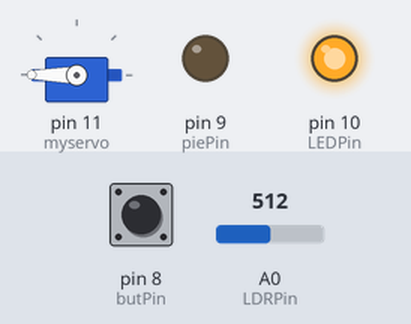
Simulated run of this sketch. Board: Arduino Uno, built with avr-gcc and run on an emulated ATmega328P. Parts: servo, output pins drawn as LEDs (lit = HIGH). The inputs (shaded band) are chosen by the test bench; at power-on: pin 8 (butPin) HIGH, A0 (LDRPin) = 512.

Above: at 1.2 s.
1.3 s: pin 8 (butPin) pulled LOW for 0.15 s
At 1.4 s:
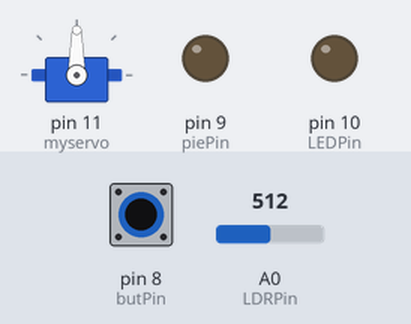
2.9 s: pin 8 (butPin) pulled LOW for 1 s
At 5.1 s:
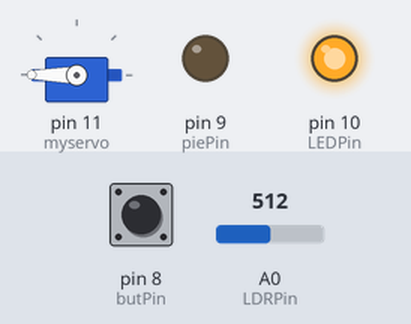
5.4 s: pin 8 (butPin) pulled LOW for 3.2 s
At 6.6 s:
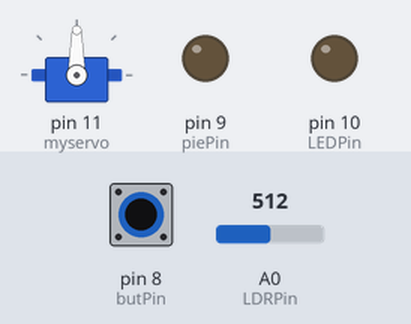
Timing chart, 0 to 10.1 s (numbered marks = the images above; inputs shaded):
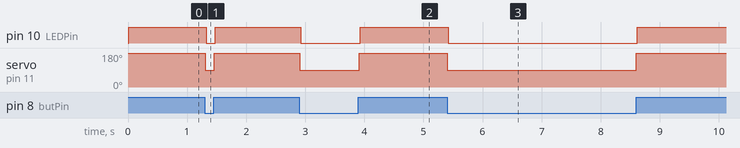

The sketch:

humanDetector.ino
```cpp
/*
 LED Dimmer code from http://www.toptechboy.com/arduino/lesson-11-arduino-circuit-to-dim-led-with-potentiometer/

 Servo code from Scott Fitzgerald http://arduino.cc/en/Tutorial/Knob

 Human detection code from Gregory White.

*/

#include <Servo.h>

Servo myservo;  // create servo object to control a servo

int serPin = 11;  // servo
int LEDPin = 10;  // LED
int piePin = 9;   // piezo
int butPin = 8;   // button
int LDRPin = 0;   // analog pin used to connect the potentiometer

int serValue;    // Writing to servo
int LEDValue;    // Writing to LED
int pieValue;    // Writing to piezo
int readValue;   // Reading LDR

int butValue = 0;// Set button to off

void setup(){

  myservo.attach(11);  // attaches the servo on pin 9 to the servo object
  Serial.begin(9600);

  pinMode(LEDPin, OUTPUT);
  pinMode(piePin, OUTPUT);
  pinMode(butPin, INPUT);
}

void loop(){

  butValue = digitalRead(butPin);

  if (butValue == LOW){

    readValue = analogRead(LDRPin);              // reads the value of the potentiometer (value between 0 and 1023)
    serValue = map(readValue, 0, 1023, 0, 180);  // scale it to use it with the servo (value between 0 and 180)
    myservo.write(serValue);                     // sets the servo position according to the scaled value
    delay(15);                                   // waits for the servo to get there

    digitalWrite(LEDPin, LOW);
    digitalWrite(piePin, LOW);
  }

  else {

    serValue = 180;
    myservo.write(serValue);
    delay(15);

    digitalWrite(LEDPin, HIGH);
    digitalWrite(piePin, HIGH);
    delayMicroseconds(56);
    digitalWrite(piePin, LOW);
    delayMicroseconds(56);

  }
}
```

Measured:
- after the input at 1.3 s, pin 10 (LEDPin): HIGH → LOW at once, → HIGH 0.15 s later; servo on pin 11 (myservo): 180° → 90° at once, → 180° 0.15 s later
- after the input at 2.9 s, pin 10 (LEDPin): HIGH → LOW at once, → HIGH 1.0 s later; servo on pin 11 (myservo): 180° → 90° at once, → 180° 1.0 s later
- after the input at 5.4 s, pin 10 (LEDPin): HIGH → LOW at once, → HIGH 3.2 s later; servo on pin 11 (myservo): 180° → 90° at once, → 180° 3.2 s later
